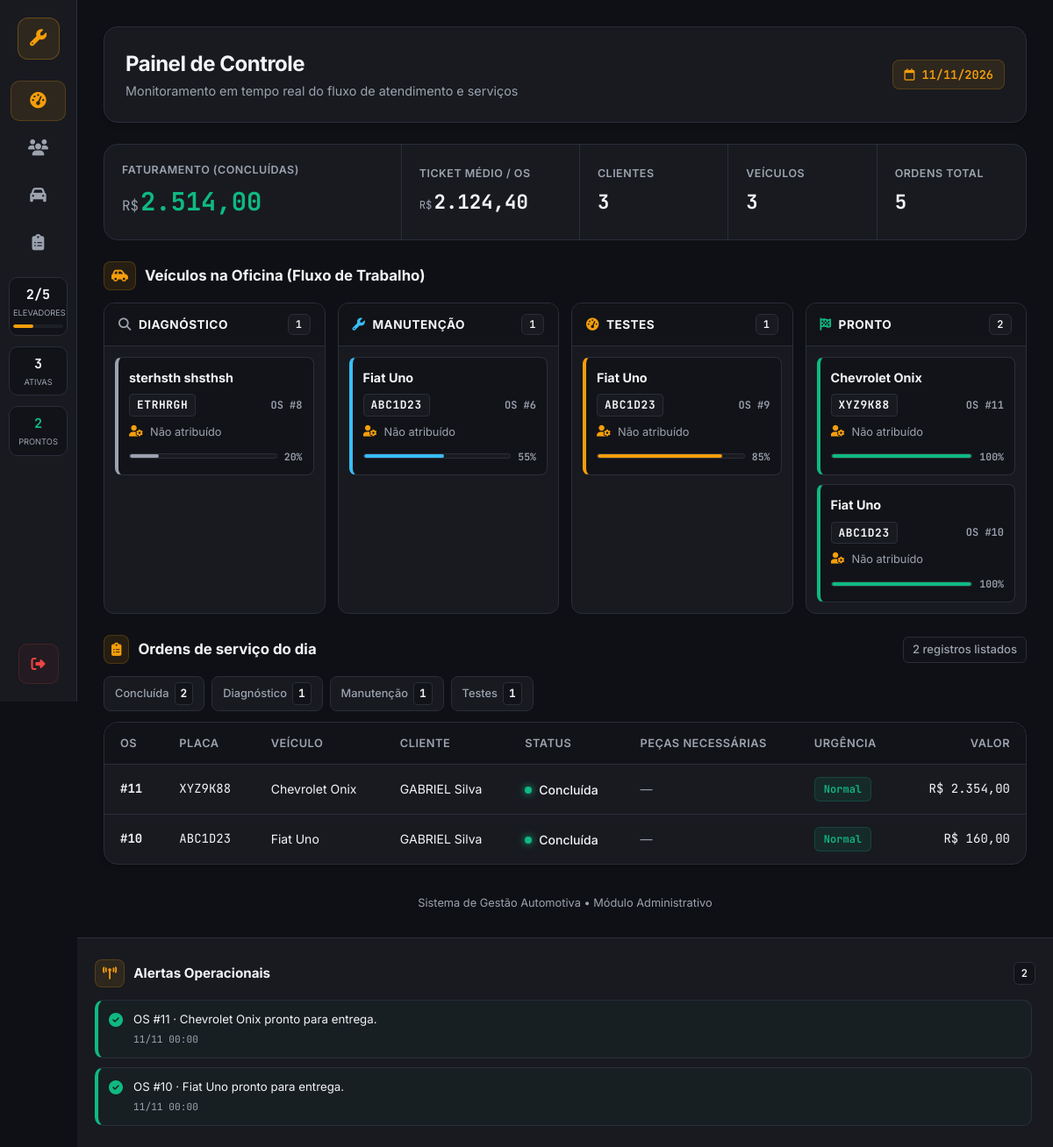
/index.php (signed in), run on the app's committed database.
### tables this page shows
CREATE TABLE `ordens_servico` (
  `id` int(11) NOT NULL AUTO_INCREMENT,
  `veiculo_id` int(11) NOT NULL,
  `descricao` varchar(255) NOT NULL,
  `valor` decimal(10,2) NOT NULL,
  `status` varchar(20) NOT NULL DEFAULT 'Diagnóstico',
  `data_entrada` date NOT NULL,
  PRIMARY KEY (`id`),
  KEY `veiculo_id` (`veiculo_id`),
  CONSTRAINT `ordens_servico_ibfk_1` FOREIGN KEY (`veiculo_id`) REFERENCES `veiculos` (`id`)
);

CREATE TABLE `clientes` (
  `id` int(11) NOT NULL AUTO_INCREMENT,
  `nome` varchar(100) NOT NULL,
  `telefone` varchar(20) NOT NULL,
  `email` varchar(100) DEFAULT NULL,
  PRIMARY KEY (`id`)
);

### index.php (the view, shortened to what this page needs)
<?php
require_once "conexao.php";
$ELEVADORES_TOTAL = 5;
$totalClientes = $pdo->query("SELECT COUNT(*) FROM clientes")->fetchColumn();
$totalVeiculos = $pdo->query("SELECT COUNT(*) FROM veiculos")->fetchColumn();
$totalOrdens = $pdo->query("SELECT COUNT(*) FROM ordens_servico")->fetchColumn();
$faturamento = $pdo->query("SELECT COALESCE(SUM(valor), 0) FROM ordens_servico WHERE status = 'Concluída'")->fetchColumn();
$ticketMedio = $pdo->query("SELECT COALESCE(AVG(valor), 0) FROM ordens_servico")->fetchColumn();
$porStatus = $pdo->query("SELECT status, COUNT(*) AS total FROM ordens_servico GROUP BY status")->fetchAll(PDO::FETCH_ASSOC);
$ETAPAS = [
    'diagnostico' => ['nome' => 'Diagnóstico', 'icone' => 'fa-magnifying-glass', 'pct' => 20],
    'manutencao'  => ['nome' => 'Manutenção',  'icone' => 'fa-wrench',             'pct' => 55],
    'testes'      => ['nome' => 'Testes',      'icone' => 'fa-gauge-high',         'pct' => 85],
    'pronto'      => ['nome' => 'Pronto',      'icone' => 'fa-flag-checkered',     'pct' => 100],
];
$ordens = $pdo->query(
    "SELECT o.*, c.nome AS cliente_nome
       FROM ordens_servico o
       JOIN veiculos v ON v.id = o.veiculo_id
       JOIN clientes c ON c.id = v.cliente_id
     ORDER BY o.id DESC
     LIMIT 200"
)->fetchAll(PDO::FETCH_ASSOC);
$URG_ROTULO = ['crit' => 'Crítica', 'aten' => 'Atenção', 'norm' => 'Normal', 'nd' => '—'];
$quadro = ['diagnostico' => [], 'manutencao' => [], 'testes' => [], 'pronto' => []];
$prontosRecentes = [];
foreach ($ordens as $o) {
    if ($o['_etapa'] === 'pronto') {
        $prontosRecentes[] = $o;
    }
    $quadro[$o['_etapa']][] = $o;
}
$ativas = count($quadro['diagnostico']) + count($quadro['manutencao']) + count($quadro['testes']);
$ocupados = min($ELEVADORES_TOTAL, count($quadro['manutencao']) + count($quadro['testes']));
$hoje = date('Y-m-d');
$ordensDia = array_values(array_filter($ordens, function ($o) use ($hoje) {
    return $o['_ts'] !== null && date('Y-m-d', $o['_ts']) === $hoje;
}));
$tituloTabela = 'Ordens de serviço do dia';
$avisos = [];
foreach ($prontosRecentes as $o) {
    $avisos[] = ['n' => 2, 'cls' => 'ok', 'ico' => 'fa-circle-check', 'txt' => 'OS #' . $o['id'] . ' · ' . $o['_modelo'] . ' pronto para entrega.', 'quando' => $o['_ts'] ? date('d/m H:i', $o['_ts']) : ''];
}
usort($avisos, function ($a, $b) { return $a['n'] <=> $b['n']; });
$avisos = array_slice($avisos, 0, 8);
function moeda($n) { return number_format((float)$n, 2, ',', '.'); }
?>
<!DOCTYPE html>
<html lang="pt-br">
<head>
    <link rel="stylesheet" href="https://cdnjs.cloudflare.com/ajax/libs/font-awesome/6.5.1/css/all.min.css">
</head>
<body>
<div class="app">
    <aside class="rail">
        <a href="index.php" class="rail-logo" title="Oficina Mecânica" aria-label="Oficina Mecânica"><i class="fa-solid fa-wrench"></i></a>
        <nav class="rail-nav" aria-label="Navegação principal">
            <a href="index.php" class="active" title="Painel" aria-label="Painel" aria-current="page"><i class="fa-solid fa-gauge-high"></i></a>
            <a href="clientes/listar.php" title="Clientes" aria-label="Clientes"><i class="fa-solid fa-users"></i></a>
            <a href="veiculos/listar.php" title="Veículos" aria-label="Veículos"><i class="fa-solid fa-car"></i></a>
            <a href="ordens/listar.php" title="Ordens de Serviço" aria-label="Ordens de Serviço"><i class="fa-solid fa-clipboard-list"></i></a>
        </nav>
        <div class="gauges">
            <div class="gauge" title="Elevadores ocupados: <?= $ocupados ?>/<?= $ELEVADORES_TOTAL ?>">
                <b><?= $ocupados ?>/<?= $ELEVADORES_TOTAL ?></b>
                <span>Elevadores</span>
                <i><s style="width: <?= $ELEVADORES_TOTAL > 0 ? round($ocupados / $ELEVADORES_TOTAL * 100) : 0 ?>%"></s></i>
            </div>
            <div class="gauge" title="Ordens em andamento">
                <b><?= $ativas ?></b>
                <span>Ativas</span>
            </div>
            <div class="gauge ok" title="Prontos para entrega">
                <b><?= count($quadro['pronto']) ?></b>
                <span>Prontos</span>
            </div>
        </div>
        <a href="logout.php" class="rail-out" title="Sair do Sistema" aria-label="Sair"><i class="fa-solid fa-right-from-bracket"></i></a>
    </aside>
    <main class="main">
        <div class="head">
            <div>
                <h1>Painel de Controle</h1>
                <p>Monitoramento em tempo real do fluxo de atendimento e serviços</p>
            </div>
            <div class="data"><i class="fa-regular fa-calendar"></i> <?= date('d/m/Y') ?></div>
        </div>
        <section class="kpis" aria-label="Resumo Financeiro e Cadastral">
            <div class="kpi big">
                <div class="l">Faturamento (Concluídas)</div>
                <div class="n"><small>R$</small><?= moeda($faturamento) ?></div>
            </div>
            <div class="kpi">
                <div class="l">Ticket Médio / OS</div>
                <div class="n"><small>R$</small><?= moeda($ticketMedio) ?></div>
            </div>
            <div class="kpi">
                <div class="l">Clientes</div>
                <div class="n"><?= (int)$totalClientes ?></div>
            </div>
            <div class="kpi">
                <div class="l">Veículos</div>
                <div class="n"><?= (int)$totalVeiculos ?></div>
            </div>
            <div class="kpi">
                <div class="l">Ordens Total</div>
                <div class="n"><?= (int)$totalOrdens ?></div>
            </div>
        </section>
        <section>
            <div class="sec-title">
                <i class="fa-solid fa-car-side"></i> Veículos na Oficina (Fluxo de Trabalho)
            </div>
            <div class="board">
                <?php foreach ($ETAPAS as $chave => $et): ?>
                    <div class="col e-<?= $chave ?>">
                        <div class="col-head">
                            <i class="fa-solid <?= $et['icone'] ?>"></i> <?= $et['nome'] ?>
                            <span class="qtd"><?= count($quadro[$chave]) ?></span>
                        </div>
                        <div class="col-body">
                            <?php foreach ($quadro[$chave] as $o): ?>
                                <article class="car <?= $o['_urg'] === 'crit' && $chave !== 'pronto' ? 'crit' : '' ?>">
                                    <div class="m" title="<?= htmlspecialchars($o['_modelo']) ?>"><?= htmlspecialchars($o['_modelo']) ?></div>
                                    <div class="row">
                                        <span class="plate"><?= htmlspecialchars($o['_placa']) ?></span>
                                        <span class="os">OS #<?= (int)$o['id'] ?></span>
                                    </div>
                                    <div class="mec"><i class="fa-solid fa-user-gear"></i> <?= htmlspecialchars($o['_mecanico']) ?></div>
                                    <div class="prog">
                                        <div class="bar"><span style="width: <?= $et['pct'] ?>%"></span></div>
                                        <em><?= $et['pct'] ?>%</em>
                                    </div>
                                </article>
                            <?php endforeach; ?>
                        </div>
                    </div>
                <?php endforeach; ?>
            </div>
        </section>
        <section>
            <div class="sec-title">
                <i class="fa-solid fa-clipboard-list"></i> <?= $tituloTabela ?>
                <span class="aux"><?= count($ordensDia) ?> registros listados</span>
            </div>
            <?php if (count($porStatus) > 0): ?>
                <div class="chips">
                    <?php foreach ($porStatus as $s): ?>
                        <span class="chip"><?= htmlspecialchars($s['status']) ?><b><?= (int)$s['total'] ?></b></span>
                    <?php endforeach; ?>
                </div>
            <?php endif; ?>
            <div class="box tbl-wrap">
                <table>
                    <thead>
                        <tr>
                            <th>OS</th>
                            <th>Placa</th>
                            <th>Veículo</th>
                            <th>Cliente</th>
                            <th>Status</th>
                            <th>Peças Necessárias</th>
                            <th>Urgência</th>
                            <th class="num">Valor</th>
                        </tr>
                    </thead>
                    <tbody>
                        <?php foreach ($ordensDia as $o): ?>
                            <tr>
                                <td class="mono"><b>#<?= (int)$o['id'] ?></b></td>
                                <td class="mono"><?= htmlspecialchars($o['_placa']) ?></td>
                                <td><?= htmlspecialchars($o['_modelo']) ?></td>
                                <td><?= htmlspecialchars($o['cliente_nome']) ?></td>
                                <td><span class="st e-<?= $o['_etapa'] ?>"><?= htmlspecialchars($o['status']) ?></span></td>
                                <td class="pecas" title="<?= htmlspecialchars($o['_pecas']) ?>"><?= htmlspecialchars($o['_pecas']) ?></td>
                                <td><span class="urg <?= $o['_urg'] ?>"><?= $URG_ROTULO[$o['_urg']] ?></span></td>
                                <td class="num mono">R$ <?= moeda(isset($o['valor']) ? $o['valor'] : 0) ?></td>
                            </tr>
                        <?php endforeach; ?>
                    </tbody>
                </table>
            </div>
        </section>
        <div class="foot">Sistema de Gestão Automotiva &bull; Módulo Administrativo</div>
    </main>
    <aside class="feed">
        <section>
            <h2><i class="fa-solid fa-tower-broadcast"></i> Alertas Operacionais <span class="cnt"><?= count($avisos) ?></span></h2>
            <?php if (count($avisos) === 0): ?>
                <p class="vazio-feed">Nenhum alerta pendente no momento.</p>
            <?php else: ?>
                <ul class="alerts">
                    <?php foreach ($avisos as $a): ?>
                        <li class="alert <?= $a['cls'] ?>">
                            <i class="fa-solid <?= $a['ico'] ?>"></i>
                            <div>
                                <span><?= htmlspecialchars($a['txt']) ?></span>
                                <?php if ($a['quando'] !== ''): ?><time><?= htmlspecialchars($a['quando']) ?></time><?php endif; ?>
                            </div>
                        </li>
                    <?php endforeach; ?>
                </ul>
            <?php endif; ?>
        </section>
    </aside>
</div>
</body>
</html>

### data on the page
ordens_servico: _modelo "sterhsth shsthsh", _placa "ETRHRGH", id "8", _mecanico "Não atribuído", pct "20"
ordens_servico: _modelo "Fiat Uno", _placa "ABC1D23", id "6", _mecanico "Não atribuído", pct "55"
ordens_servico: _modelo "Fiat Uno", _placa "ABC1D23", id "9", _mecanico "Não atribuído", pct "85"
ordens_servico: _modelo "Chevrolet Onix", _placa "XYZ9K88", id "11", _mecanico "Não atribuído", pct "100", clientes.nome "GABRIEL Silva", status "Concluída", _pecas "—", _urg "Normal", valor "2.354,00"
ordens_servico: _modelo "Fiat Uno", _placa "ABC1D23", id "10", _mecanico "Não atribuído", pct "100", clientes.nome "GABRIEL Silva", status "Concluída", _pecas "—", _urg "Normal", valor "160,00"

### other printed values
$ocupados "2"
$ELEVADORES_TOTAL "5"
$ativas "3"
count($quadro['pronto']) "2"
moeda($faturamento) "2.514,00"
moeda($ticketMedio) "2.124,40"
$totalClientes "3"
$totalVeiculos "3"
$totalOrdens "5"
$et['nome'] "DIAGNÓSTICO"
count($quadro[$chave]) "1"
$et['nome'] "MANUTENÇÃO"
$et['nome'] "TESTES"
$et['nome'] "PRONTO"
count($quadro[$chave]) "2"
